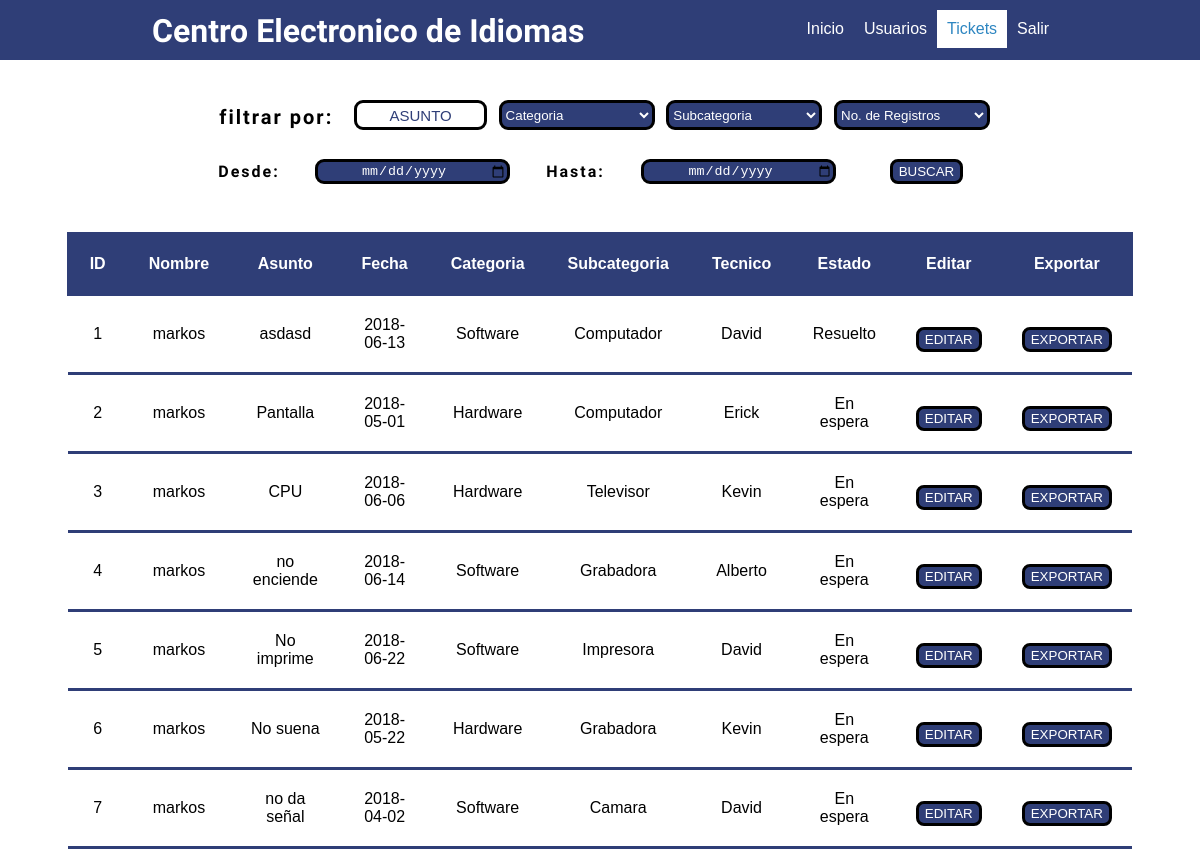
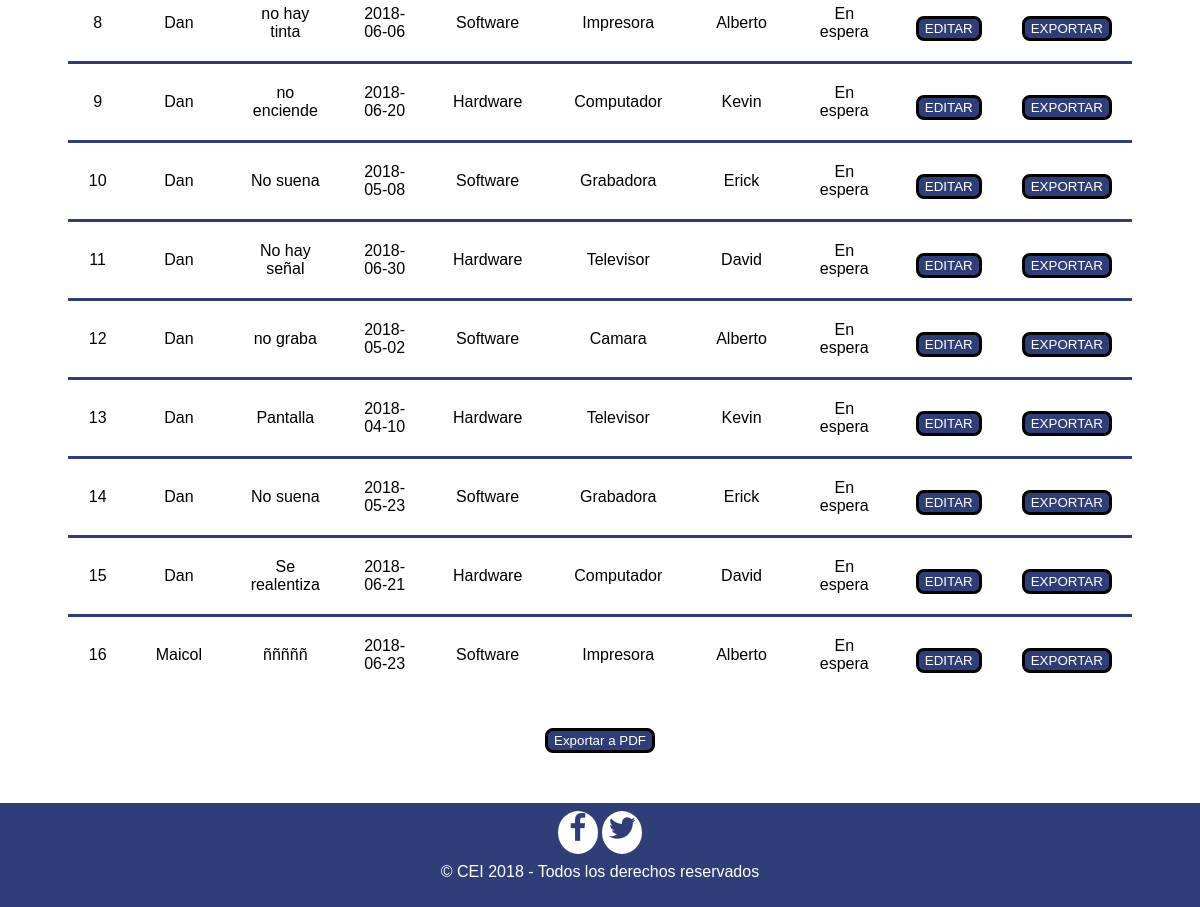
/TicketAdmin.php, run on the app's committed database (2 pictures, top to bottom).
### tables this page shows
CREATE TABLE `ticket` (
  `idTicket` int(11) NOT NULL,
  `Asunto_tick` varchar(20) DEFAULT NULL,
  `Descripcion_tick` varchar(100) DEFAULT NULL,
  `Fecha_tick` date DEFAULT NULL,
  `categoria_idCategoria` int(11) DEFAULT NULL,
  `usuario_idUsuario` int(11) DEFAULT NULL,
  `tecnico_idTecnico` int(11) DEFAULT NULL,
  `SubCategoria_idSubCategoria` int(11) DEFAULT NULL,
  `Estado_idEstado` int(11) DEFAULT NULL
);

CREATE TABLE `usuario` (
  `idUsuario` int(11) NOT NULL,
  `Documento` varchar(25) DEFAULT NULL,
  `Nombre` varchar(45) DEFAULT NULL,
  `Apellidos` varchar(45) DEFAULT NULL,
  `Correo` varchar(45) DEFAULT NULL,
  `Contrasena` varchar(30) DEFAULT NULL,
  `Direccion` varchar(45) DEFAULT NULL,
  `Telefono` varchar(15) DEFAULT NULL,
  `genero_idGenero` int(11) DEFAULT NULL,
  `tipousuario_idTipoUsuario` int(11) DEFAULT NULL,
  `sede_idSede` int(11) DEFAULT NULL,
  `estado` varchar(10) NOT NULL
);

CREATE TABLE `categoria` (
  `idCategoria` int(11) NOT NULL,
  `Descripcion_cate` varchar(45) DEFAULT NULL
);

CREATE TABLE `subcategoria` (
  `idSubCategoria` int(11) NOT NULL,
  `Descripcion_Sub` varchar(45) DEFAULT NULL
);

CREATE TABLE `tecnico` (
  `idTecnico` int(11) NOT NULL,
  `NombreTec` varchar(45) DEFAULT NULL,
  `Telefono` varchar(45) DEFAULT NULL
);

CREATE TABLE `estado` (
  `idEstado` int(11) NOT NULL,
  `tip_estado` varchar(45) DEFAULT NULL
);

### TicketAdmin.php (the view, shortened to what this page needs)
<?php
    require 'conexion.php';
        $where="";
        $asunto=$_POST['Basunto'];
        $categoria=$_POST['Bcategoria'];
        $subcategoria=$_POST['Bsubcategoria'];
        $fecha=$_POST['Bfecha'];
        $fecha2=$_POST['Bfecha2'];
        $limitar=$_POST['Btecnico'];
        if(isset($_POST['buscar']))
        {
            if(($_POST['Bfecha']) && ($_POST['Bfecha2']))
            {
                $where="WHERE Fecha_tick BETWEEN '$fecha' and '$fecha2' ";
            }
            else if(($_POST['Bsubcategoria']))
            {
                $where="WHERE Descripcion_Sub like '".$subcategoria."' ";
            }
            else if(empty($_POST['Bcategoria']))
            {
                $where="WHERE Asunto_tick like '".$asunto."%' ";
            }
            else if(empty($_POST['Basunto']))
            {
                $where="WHERE Descripcion_cate= '".$categoria."' ";
            }
            else
            {
                $where=" WHERE Asunto_tick like '".$asunto."%' and Descripcion_cate= '".$categoria."' and Descripcion_Sub = '".$subcategoria."' ";
            }
        }
        else
        {
            $where="  ";
        }
        $sql="SELECT ticket.idTicket, ticket.Asunto_tick, ticket.Fecha_tick, usuario.Nombre, categoria.Descripcion_cate, subcategoria.Descripcion_Sub, tecnico.NombreTec, estado.tip_estado FROM ticket
        INNER JOIN usuario ON ticket.usuario_idUsuario = usuario.idUsuario
        INNER JOIN categoria ON ticket.categoria_idCategoria = categoria.idCategoria
        INNER JOIN subcategoria ON ticket.SubCategoria_idSubCategoria = subcategoria.idSubCategoria
        INNER JOIN tecnico ON ticket.tecnico_idTecnico = tecnico.idTecnico
        INNER JOIN estado on ticket.Estado_idEstado = estado.idEstado
        $where $limitar ORDER BY ticket.idTicket ASC ";
        $ejecutar_sql= $conexion->query($sql);
?>
<!DOCTYPE html>
<html lang="es">
    <head>
        <link rel="stylesheet" href="css/styles.css">
        <link rel="stylesheet" href="css/superslides.css">
        <link rel="stylesheet" href="css/estilosHistorial.css">
    </head>
    <body>
      <header class="header">
            <div class="contenedor">
                <h1 class="logo">Centro Electronico de Idiomas</h1>
                <nav class="nav" id="nav">
                    <ul class="menu">
                        <li class="menu__item"><a class="menu__link " href="PagInicioAdmin.php">Inicio</a></li>
                        <li class="menu__item"><a class="menu__link " href="UsuariosAdmin.php">Usuarios</a></li>
                        <li class="menu__item"><a class="menu__link select" href="">Tickets</a></li>
                        <li class="menu__item"><a class="menu__link " href="index.php">Salir</a></li>
                    </ul>
                </nav>
            </div>
        </header>
       <form method="post">
           <h3 class="margen-25">filtrar por: </h3>
           <input type="text" placeholder="ASUNTO" name="Basunto" class="margen-25 asunto">
           <select name="Bcategoria" >
               <option value="">Categoria</option>
           </select>
           <select name="Bsubcategoria" >
               <option value="">Subcategoria</option>
           </select>
           <select name="Btecnico">
               <option value="">No. de Registros</option>
           </select>
           <h3 class="tit_fechas">Desde:</h3>
           <input type="date" name="Bfecha" class="fecha1">
           <h3 class="tit_fechas">Hasta:</h3>
           <input type="date" name="Bfecha2" class="fecha1">
           <button name="buscar" type="submit" class="boton-buscar">BUSCAR</button>
       </form>
           <table>
               <tr>
                   <th>ID</th>
                   <th>Nombre</th>
                   <th>Asunto</th>
                   <th>Fecha</th>
                   <th>Categoria</th>
                   <th>Subcategoria</th>
                   <th>Tecnico</th>
                   <th>Estado</th>
                   <th>Editar</th>
                   <th>Exportar</th>
                   <?php
                    while($lista_ticket= $ejecutar_sql->fetch_array(MYSQLI_BOTH)){
                        echo'<tr>
                                <td>'.$lista_ticket['idTicket'].'</td>
                                <td>'.$lista_ticket['Nombre'].'</td>
                                <td>'.utf8_decode($lista_ticket['Asunto_tick']).'</td>
                                <td>'.$lista_ticket['Fecha_tick'].'</td>
                                <td>'.$lista_ticket['Descripcion_cate'].'</td>
                                <td>'.$lista_ticket['Descripcion_Sub'].'</td>
                                <td>'.$lista_ticket['NombreTec'].'</td>
                                <td>'.$lista_ticket['tip_estado'].'</td>
                                <td> <a href="EditTicket.php?id='.$lista_ticket['idTicket'].'"><button type="submit"> EDITAR</button></a> </td>
                                <td> <a href="FormularioInd.php?id='.$lista_ticket['idTicket'].'"><button type="submit"> EXPORTAR</button></a> </td>
                        </tr>';
                    }
                   ?>
               </tr>
           </table>
        <form action="FormularioTickAdmin_pdf.php" method="post">
            <button name="buscar" type="submit" class="boton">Exportar a PDF</button>
        </form>
       <footer class="footer">
             <div class="social">
                 <a class="icon-facebook"></a>
                 <a class="icon-twitter"></a>
             </div>
             <p class="copy">&copy; CEI 2018 - Todos los derechos reservados</p>
         </footer>
    </body>
</html>

### css/styles.css (style rules this page uses)
[class^="icon-"]:before, [class*=" icon-"]:before { font-family: "untitled-font-1" !important; font-style: normal !important; font-weight: normal !important; font-variant: normal !important; text-transform: none !important; speak: none; line-height: 1; -webkit-font-smoothing: antialiased; -moz-osx-font-smoothing: grayscale; }
.icon-facebook:before { content: "\e001"; }
.icon-twitter:before { content: "\e002"; }

### css/estilosHistorial.css (style rules this page uses)
h1,h2,h3,h4,h5 { font-family: 'Do Hyeon', sans-serif; }
body { margin: 0; font-family: 'Ubuntu', sans-serif; background-size: 100vw 100vh; background-attachment: fixed; }
html { min-height: 100%; position: relative; }
* { box-sizing: border-box; }
.contenedor { margin: auto; }
header { height: 60px; justify-content: space-between; background: #2F3E77; padding: 10px; text-align: center; }
.header .contenedor { display: flex; }
.logo,.icon-menu { margin: 2px; color: #fff; }
.nav { position: absolute; top: 60px;; left: -100%; width: 100%; transition: all 0.5s; z-index: 3; }
.menu { list-style: none; padding: 0; margin: 0; }
.menu__link { display: block; padding: 10px; background: #00AEFD; text-decoration: none; color: #fff; }
.menu__link:hover, .select { background: #fff; color: #2E86C1; }
table { width: 100px; margin: auto; margin-top: 30px; margin-bottom: 100px; border-collapse: collapse; }
th, td { text-align: center; padding: 20px; }
td { border: solid #2F3E77; border-left: none; border-right: none; border-bottom: none; }
th { background: #2F3E77; border: solid #2F3E77; color: white; }
form { width: 800px; margin: auto; border-radius: 5%; padding: 5px 10px; margin-top: 20px; display: flex; flex-wrap: wrap; justify-content: space-between; }
h3 { font-size: 20px; letter-spacing: 2px; text-align: center; }
input { height: 25px; text-align: center; margin-top: 4.5%; border-radius: 9px; border: solid black; }
select { border-radius: 9px; background: #2F3E77; color: white; width: 20%; height: 30px; margin-top: 15px; border: solid black; }
button { background: #2F3E77; color: white; border-radius: 8px; border: solid black; margin: auto; height: 25px; margin-top: 10px; cursor: -webkit-grab; cursor: grab; }
.margen-25 { width: 17%; }
.asunto { margin-top: 15px; height: 30px; font-size: 15px; }
::placeholder { color: #2F3E77; }
.fecha1 { margin: auto; margin-top: 10px; background: #2F3E77; color: white; border: solid black; width: 25%; }
.tit_fechas { width: 10%; margin-top: 13px; font-size: 16px; }
.boton { margin-top: -70px; }
footer { background: #2F3E77; color: #fff; padding: 10px; text-align: center; }
.footer .social [class^="icon-"] { color: #2F3E77; text-decoration: none; font-size: 30px; padding: 5px; background: white; border-radius: 56%; width: 50px; height: 50px; line-height: 2px; }
@media (min-width:1024px) { .contenedor { width: 900px; } }
@media (min-width:1024px) { .nav { position: static; width: auto; } }
@media (min-width:1024px) { .menu { display: flex; margin-left: 80%; } }
@media (min-width:1024px) { .menu__link { background: none; font-size: 16px; } }
@media (min-width:1024px) { .select { background: white; } }

### data on the page
ticket: idTicket "1", usuario_idUsuario.Nombre "markos", Asunto_tick "asdasd", Fecha_tick "2018-06-13", categoria_idCategoria.Descripcion_cate "Software", SubCategoria_idSubCategoria.Descripcion_Sub "Computador", tecnico_idTecnico.NombreTec "David", Estado_idEstado.tip_estado "Resuelto"
ticket: idTicket "2", usuario_idUsuario.Nombre "markos", Asunto_tick "Pantalla", Fecha_tick "2018-05-01", categoria_idCategoria.Descripcion_cate "Hardware", SubCategoria_idSubCategoria.Descripcion_Sub "Computador", tecnico_idTecnico.NombreTec "Erick", Estado_idEstado.tip_estado "En espera"
ticket: idTicket "3", usuario_idUsuario.Nombre "markos", Asunto_tick "CPU", Fecha_tick "2018-06-06", categoria_idCategoria.Descripcion_cate "Hardware", SubCategoria_idSubCategoria.Descripcion_Sub "Televisor", tecnico_idTecnico.NombreTec "Kevin", Estado_idEstado.tip_estado "En espera"
ticket: idTicket "4", usuario_idUsuario.Nombre "markos", Asunto_tick "no enciende", Fecha_tick "2018-06-14", categoria_idCategoria.Descripcion_cate "Software", SubCategoria_idSubCategoria.Descripcion_Sub "Grabadora", tecnico_idTecnico.NombreTec "Alberto", Estado_idEstado.tip_estado "En espera"
ticket: idTicket "5", usuario_idUsuario.Nombre "markos", Asunto_tick "No imprime", Fecha_tick "2018-06-22", categoria_idCategoria.Descripcion_cate "Software", SubCategoria_idSubCategoria.Descripcion_Sub "Impresora", tecnico_idTecnico.NombreTec "David", Estado_idEstado.tip_estado "En espera"
ticket: idTicket "6", usuario_idUsuario.Nombre "markos", Asunto_tick "No suena", Fecha_tick "2018-05-22", categoria_idCategoria.Descripcion_cate "Hardware", SubCategoria_idSubCategoria.Descripcion_Sub "Grabadora", tecnico_idTecnico.NombreTec "Kevin", Estado_idEstado.tip_estado "En espera"
ticket: idTicket "7", usuario_idUsuario.Nombre "markos", Asunto_tick "no da señal", Fecha_tick "2018-04-02", categoria_idCategoria.Descripcion_cate "Software", SubCategoria_idSubCategoria.Descripcion_Sub "Camara", tecnico_idTecnico.NombreTec "David", Estado_idEstado.tip_estado "En espera"
ticket: idTicket "8", usuario_idUsuario.Nombre "Dan", Asunto_tick "no hay tinta", Fecha_tick "2018-06-06", categoria_idCategoria.Descripcion_cate "Software", SubCategoria_idSubCategoria.Descripcion_Sub "Impresora", tecnico_idTecnico.NombreTec "Alberto", Estado_idEstado.tip_estado "En espera"
ticket: idTicket "9", usuario_idUsuario.Nombre "Dan", Asunto_tick "no enciende", Fecha_tick "2018-06-20", categoria_idCategoria.Descripcion_cate "Hardware", SubCategoria_idSubCategoria.Descripcion_Sub "Computador", tecnico_idTecnico.NombreTec "Kevin", Estado_idEstado.tip_estado "En espera"
ticket: idTicket "10", usuario_idUsuario.Nombre "Dan", Asunto_tick "No suena", Fecha_tick "2018-05-08", categoria_idCategoria.Descripcion_cate "Software", SubCategoria_idSubCategoria.Descripcion_Sub "Grabadora", tecnico_idTecnico.NombreTec "Erick", Estado_idEstado.tip_estado "En espera"
ticket: idTicket "11", usuario_idUsuario.Nombre "Dan", Asunto_tick "No hay señal", Fecha_tick "2018-06-30", categoria_idCategoria.Descripcion_cate "Hardware", SubCategoria_idSubCategoria.Descripcion_Sub "Televisor", tecnico_idTecnico.NombreTec "David", Estado_idEstado.tip_estado "En espera"
ticket: idTicket "12", usuario_idUsuario.Nombre "Dan", Asunto_tick "no graba", Fecha_tick "2018-05-02", categoria_idCategoria.Descripcion_cate "Software", SubCategoria_idSubCategoria.Descripcion_Sub "Camara", tecnico_idTecnico.NombreTec "Alberto", Estado_idEstado.tip_estado "En espera"
ticket: idTicket "13", usuario_idUsuario.Nombre "Dan", Asunto_tick "Pantalla", Fecha_tick "2018-04-10", categoria_idCategoria.Descripcion_cate "Hardware", SubCategoria_idSubCategoria.Descripcion_Sub "Televisor", tecnico_idTecnico.NombreTec "Kevin", Estado_idEstado.tip_estado "En espera"
ticket: idTicket "14", usuario_idUsuario.Nombre "Dan", Asunto_tick "No suena", Fecha_tick "2018-05-23", categoria_idCategoria.Descripcion_cate "Software", SubCategoria_idSubCategoria.Descripcion_Sub "Grabadora", tecnico_idTecnico.NombreTec "Erick", Estado_idEstado.tip_estado "En espera"
ticket: idTicket "15", usuario_idUsuario.Nombre "Dan", Asunto_tick "Se realentiza", Fecha_tick "2018-06-21", categoria_idCategoria.Descripcion_cate "Hardware", SubCategoria_idSubCategoria.Descripcion_Sub "Computador", tecnico_idTecnico.NombreTec "David", Estado_idEstado.tip_estado "En espera"
ticket: idTicket "16", usuario_idUsuario.Nombre "Maicol", Asunto_tick "ñññññ", Fecha_tick "2018-06-23", categoria_idCategoria.Descripcion_cate "Software", SubCategoria_idSubCategoria.Descripcion_Sub "Impresora", tecnico_idTecnico.NombreTec "Alberto", Estado_idEstado.tip_estado "En espera"
